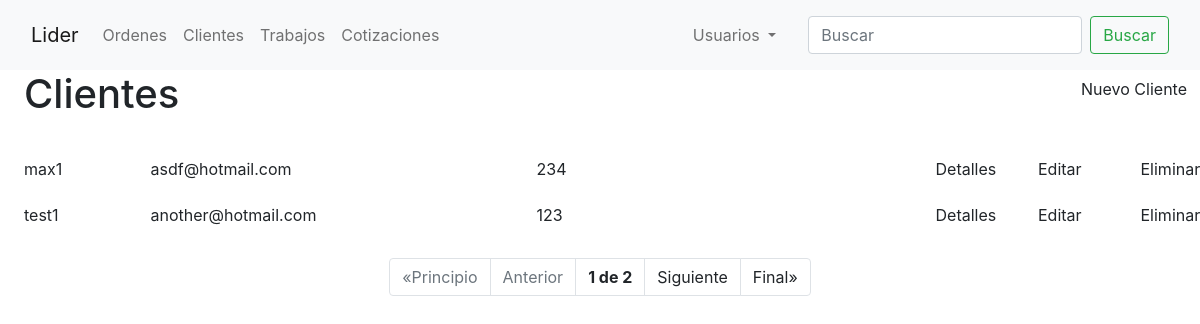
/clientes/, run on an earlier commit of the app's database.
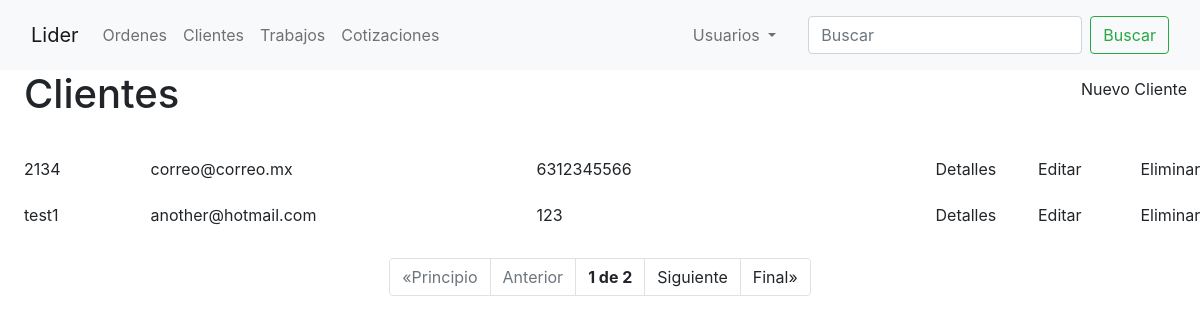
And on a later commit of the database.
### orders/models.py (models this page shows, shortened)
class Customer(models.Model):
    name_company = models.CharField(verbose_name='Nombre/Empresa', max_length=50)
    email = models.EmailField(verbose_name='Correo', null=True)
    phone_number = models.CharField(verbose_name='Telefono', max_length=10, validators=[RegexValidator(r'^\d{1,10}$')])
    address = models.CharField(verbose_name='Domicilio', max_length=100, null=True)
    shipping = models.BooleanField(verbose_name='Entrega a domicilio')

### customers/views.py (the view)
# urls.py: path('', CustomersView.as_view(), name='customers'),
class CustomersView(ListView):
    model = Customer
    template_name = 'customers/customers.html'
    ordering = ['-id']
    paginate_by = 2

### templates/customers/customers.html (shortened to what this page needs)
{% extends 'orders/base.html' %}
{% block content %}
    <div class="row mb-4">
        <div class="col ms-4">
        <h1>Clientes</h1>
        </div>
        <div class="col-auto">
                <h4><a href="{% url 'customers-create' %}" class="btn">Nuevo Cliente</a></h4>
        </div>
    </div>
    {% for customer in object_list %}
        <div class="row mb-2">
            <a class="col-1 mx-4 my-auto link-dark" href="{% url 'customer-detail' customer.id %}">{{ customer.name_company }}</a>
            <div class="col mx-auto my-auto">{{ customer.email }}</div>
            <div class="col my-auto">{{ customer.phone_number }}</div>
            <div class="col-1"> <a href="{% url 'customer-detail' customer.id %}" class="btn">Detalles</a></div>
            <div class="col-1"> <a href="{% url 'customer-update' customer.id %}" class="btn">Editar</a></div>
            <div class="col-1"> <a href="{% url 'customer-delete' customer.id %}" class="btn">Eliminar</a></div>
        </div>
    {% endfor %}
{% endblock content %}

What changed in the data, as far as the page shows it:
removed Customer: name_company "max1", email "asdf@hotmail.com", phone_number "234"
added Customer: name_company "2134", email "correo@correo.mx", phone_number "6312345566"
